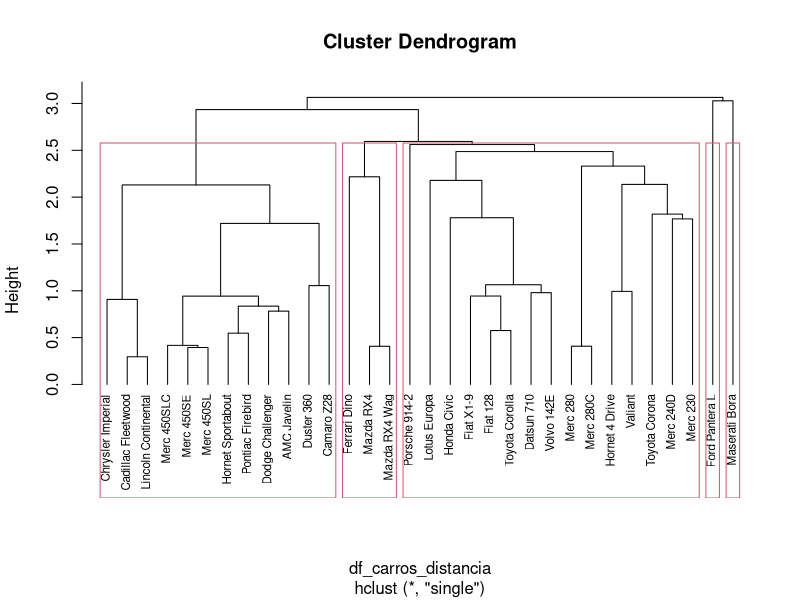

Recreate this plot in R. (Note: this script raises an error after producing the figure.)
### Algoritmo de Cluster Hierárquico - Não supervisionado - ###

# Instalando e instanciando os pacotes necessários

pacotes <- c("tidyverse","cluster","dendextend","factoextra","fpc","gridExtra",
             "readxl","magrittr","dplyr","ggplot2")

if(sum(as.numeric(!pacotes %in% installed.packages())) != 0){
  instalador <- pacotes[!pacotes %in% installed.packages()]
  for(i in 1:length(instalador)) {
    install.packages(instalador, dependencies = T)
    break()}
  sapply(pacotes, require, character = T) 
} else {
  sapply(pacotes, require, character = T) 
}

## Breve definição: Algoritmos de Clusters são utilizados para tarefas não supervisionadas,
#isso significa que não temos uma variável alvo definida para prever e então precisaremos
#agrupar as variaveis através de suas distâncias Euclidianas e a partir dai definir grupos.

#Para este exemplo, vamos utilizar uma base nativa da linguagem R que contém diversos
#modelos de carros e suas respectivas características.

#Carregando base de dados
df_carros <- mtcars
#Para saber mais sobre a base de dados escolhida
?mtcars

#Visualizando os dados
View(df_carros)

#Podemos observar que algumas variavéis possuem valores numericamente desproporcionais as demais,
#portando, vamos normalizar/padronizar esses valores para que o nosso algoritmo seja mais eficaz.
#Importante: se essa etapa não for realizada, poderá alterar consideravelmente a distância
#Euclidiana calculada entre as variáveis e destoar o resultados dos grupos.

df_carros_normalizada <- scale(df_carros)
df_carros_normalizada
#Observação: Os dados gerados pela normalização não precisam ser interpretados ok?
#Depois de termos o nosso algoritmo treinado, retornaremos eles a sua forma normal e
#seremos capazes de avaliar o resultado tranquilamente.

#Agora vamos calcular a distância Euclidiana entre nossas variáveis.
df_carros_distancia <- dist(df_carros_normalizada, method = "euclidian")
df_carros_distancia

#Chegou a hora mais esperada, treinar o algoritmo de cluster hierarquico.
df_carros_cluster_hierarquico <- hclust(df_carros_distancia, method = "single") 
df_carros_cluster_hierarquico 
#Conhecido popularmente como técnica do vizinho mais próximo.

#Avaliando o dendohrama com o resultado dos nossos grupos
plot(df_carros_cluster_hierarquico, cex = 0.7, hang = -1)
#O Dendograma demonstra de forma visual a formação dos grupos, vamos traçar algumas linhas
#sugerindo a quantidade de grupos.
rect.hclust(df_carros_cluster_hierarquico, k = 5)
#Me parece que com 5 grupos podemos ter uma boa distribuição, sendo 2 grupos com alto volume
#de dados e baixa variabilidade e 3 com menor volume e alta variabilidade, no entanto,
#essa ainda não é a melhor forma de avaliar, vamos para a estatística!

#O método ELBOW nos auxilia na definição da quantidade "ideal" de grupos, pois ele calcula
#a soma da variabilidade entre os eles, portanto, a contar do passo em que a nossa linha 
#ficar plana ou próxima disso temos uma boa ideia da quantidade de grupos.
fviz_nbclust(df_carros_normalizada, FUN = hcut, method = "wss")
#O método sugere que a gente "corte" o número de grupos na curva do cotovelo(Elbow),
#portanto, uma quantidade interessante me parece 4 ou no máximo 5 grupos. Optei seguir com 4.

#Aqui estamos criando os nossos 4 grupos
df_carros_grupos <- cutree(df_carros_cluster_hierarquico, k = 4)
table(df_carros_grupos)
df_carros_grupos
#Observem que agora temos os nossos carros divididos em 4 grupos.

#Vamos transformar a saída do nosso algoritmo em uma data frame para podermos posteriormente
#unificar com o data frame original
df_carros_resultado_cluster <- data.frame(df_carros_grupos) 
df_carros_resultado_cluster
#Pronto, já temos um data frame contento o resultado do nosso trabalho

#Juntando o resultado do algoritmo com a base original 
df_carros_final <- cbind(df_carros, df_carros_resultado_cluster)
df_carros_final
#Uouuuu!! Observem a última coluna, prontinho, temos um data frame contento o nosso
#agrupamento gerado através de um algoritmo de machine learning não supervisionado!!!

#Agora vamos gerar algumas estatísticas descritivas para entender melhor o conteúdo de cada
#um dos nossos grupos
media_df_carros_final <- df_carros_final %>%
  group_by(df_carros_grupos) %>%
  summarise(n = n(), 
           mpg = mean(mpg),
           cyl = mean(cyl),
           disp = mean(disp),
           hp = mean(hp),
           drat = mean(drat),
           wt = mean(wt),
           qsec = mean(qsec),
           vs = mean(vs),
           am = mean(am),
           gear = mean(gear),
           carb = mean(carb))

media_df_carros_final

#Pronto, agora sabemos exatamente a média das variáveis dos nossos grupos e podemos concluir
#algumas coisas:
# 1) Nossos dois primeiros grupos são os maiores em quantidade
# 2) Carros com poucos cilindros consomem menos combustível
# 3) Carros com muitos cavalos de potência não são econômicos
# 4) Os carros mais econômicos são os mais leves
# 5) Os carros com menos cavalos de potência são os mais leves
#Algumas conclusões podem parecer óbvias se você entende de carros, o que não é o meu caso rsrsrs,
#São inúmeras possibilidades de análises, é hora de colocar a criatividade em prática!


##### DESCRIÇÃO TRADUZIDA DAS VARIÁVEIS ########################################
#mpg	Miles/(US) gallon -- Milhas por galão
#cyl	Number of cylinders -- número de cilindros
#disp	Displacement (cu.in.) -- deslocamento
#hp	Gross horsepower -- cavalos de potência
#drat	Rear axle ratio -- relação do eixo traseiro
#wt	Weight (1000 lbs) -- peso por mil libras (1lbs = 0,43kg)
#qsec	1/4 mile time
#vs	Engine (0 = V-shaped, 1 = straight)
#am	Transmission (0 = automatic, 1 = manual) -- Câmbio, 0 = automático e 1 = manual 
#gear	Number of forward gears -- número de marchas
#carb	Number of carburetors -- número de carburadores 
################################################################################
